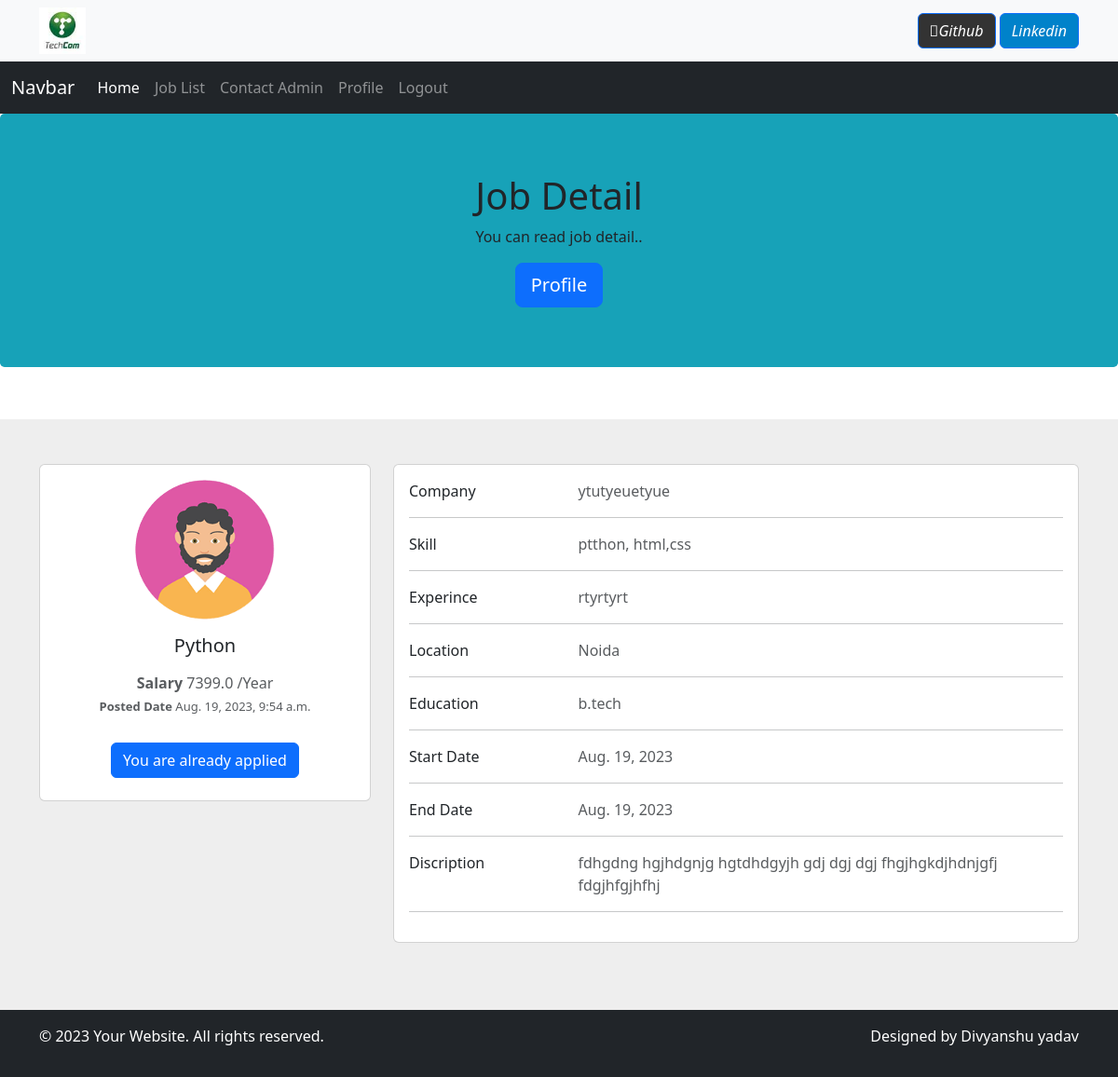
/applied_job_detail/1 (signed in), run on the app's committed database.
### user/models.py (models this page shows, shortened)
class Job(models.Model):
    recruiter=models.ForeignKey(Recruiter,on_delete=models.CASCADE)
    s_date= models.DateField()
    e_date= models.DateField()
    job_title= models.CharField(max_length=100,)
    salary= models.FloatField(max_length=50)
    img= models.FileField()
    discription = models.CharField(max_length=500)
    location = models.CharField(max_length=100)
    education = models.CharField(max_length=100)
    skill = models.CharField(max_length=200)
    experince= models.CharField(max_length=10)
    date = models.DateTimeField(auto_now_add=True,null=True)

class Recruiter(models.Model):
    user=models.ForeignKey(User,on_delete=models.CASCADE)
    mobile= models.CharField(max_length=15,null=True)
    image= models.FileField(null=True)
    gender= models.CharField(max_length=10, null=True)
    company=models.CharField(max_length=50,null=True)
    type = models.CharField(max_length=15)
    status= models.CharField(max_length=20)

### user/views.py (the view)
# urls.py: path('applied_job_detail/<int:pid>', applied_job_detail, name="applied_job_detail"),
@login_required(login_url='user_login')
def applied_job_detail(request,pid):
    job= Job.objects.get(id=pid)
    data={'job':job}
    return render(request,'applied_job_detail.html',data)

### user/templates/applied_job_detail.html (shortened to what this page needs)
{% load static %}
{% block body %}
{% include 'user_header.html' %}
<div class="jumbotron">
    <div class="container text-center">
      <h1>Job Detail </h1>
      <p>You can read job detail..</p>
      <a href="{% url 'user_profile' %}" class="btn btn-primary btn-lg">Profile</a>
    </div>
  </div>
<br>
    <section style="background-color: #eee;">
      <div class="container py-5">
        <div class="row">
          <div class="col-lg-4">
            <div class="card mb-4">
              <div class="card-body text-center">
                <img src="{{job.img.url}}" alt="avatar"
                  class="rounded-circle img-fluid" style="width: 150px;">
                <h5 class="my-3"> {{job.job_title}}</h5>
                <p class="text-muted mb-1"> <b> Salary</b> {{job.salary}} /Year</p>
                <p class="text-muted mb-1" style="font-size:small"> <b > Posted Date</b> {{job.date}}</p><br>
                <div class="d-flex justify-content-center mb-2">
                  <a><button type="button" class="btn btn-primary">You are already applied</button></a>
                </div>
              </div>
            </div>
          </div>
          <div class="col-lg-8">
            <div class="card mb-4">
              <div class="card-body">
                <div class="row">
                  <div class="col-sm-3">
                    <p class="mb-0">Company</p>
                  </div>
                  <div class="col-sm-9">
                    <p class="text-muted mb-0">{{job.recruiter.company}}</p>
                  </div>
                </div>
                <hr>
                <div class="row">
                  <div class="col-sm-3">
                    <p class="mb-0">Skill</p>
                  </div>
                  <div class="col-sm-9">
                    <p class="text-muted mb-0"> {{job.skill}}</p>
                  </div>
                </div>
                <hr>
                <div class="row">
                  <div class="col-sm-3">
                    <p class="mb-0">Experince</p>
                  </div>
                  <div class="col-sm-9">
                    <p class="text-muted mb-0">{{job.experince}}</p>
                  </div>
                </div>
                <hr>
                <div class="row">
                  <div class="col-sm-3">
                    <p class="mb-0">Location</p>
                  </div>
                  <div class="col-sm-9">
                    <p class="text-muted mb-0">{{job.location}}</p>
                  </div>
                </div>
                <hr>
                <div class="row">
                  <div class="col-sm-3">
                    <p class="mb-0">Education</p>
                  </div>
                  <div class="col-sm-9">
                    <p class="text-muted mb-0">{{job.education}}</p>
                  </div>
                </div>
                <hr>
                <div class="row">
                  <div class="col-sm-3">
                    <p class="mb-0">Start Date</p>
                  </div>
                  <div class="col-sm-9">
                    <p class="text-muted mb-0">{{job.s_date}}</p>
                  </div>
                </div>
                <hr>
                <div class="row">
                  <div class="col-sm-3">
                    <p class="mb-0">End Date</p>
                  </div>
                  <div class="col-sm-9">
                    <p class="text-muted mb-0">{{job.e_date}}</p>
                  </div>
                </div>
                <hr>
                <div class="row">
                  <div class="col-sm-3">
                    <p class="mb-0">Discription</p>
                  </div>
                  <div class="col-sm-9">
                    <p class="text-muted mb-0">{{job.discription}} </p>
                  </div>
                </div>
                <hr>
                </div>
              </div>
            </div>
          </div>
        </div>
    </section>
{% include 'footer.html' %}
{% endblock  %}

### user/templates/user_header.html (style rules this page uses)
.jumbotron { background:#17a2b8 }

### data on the page
Job: img (picture), job_title "Python", salary "7399.0", date "Aug. 19, 2023, 9:54 a.m.", recruiter.company "ytutyeuetyue", skill "ptthon, html,css", experince "rtyrtyrt", location "Noida", education "b.tech", s_date "Aug. 19, 2023", e_date "Aug. 19, 2023", discription "fdhgdng hgjhdgnjg hgtdhdgyjh gdj dgj dgj fhgjhgkdjhdnjgfj fdgjhfgjhfhj"
